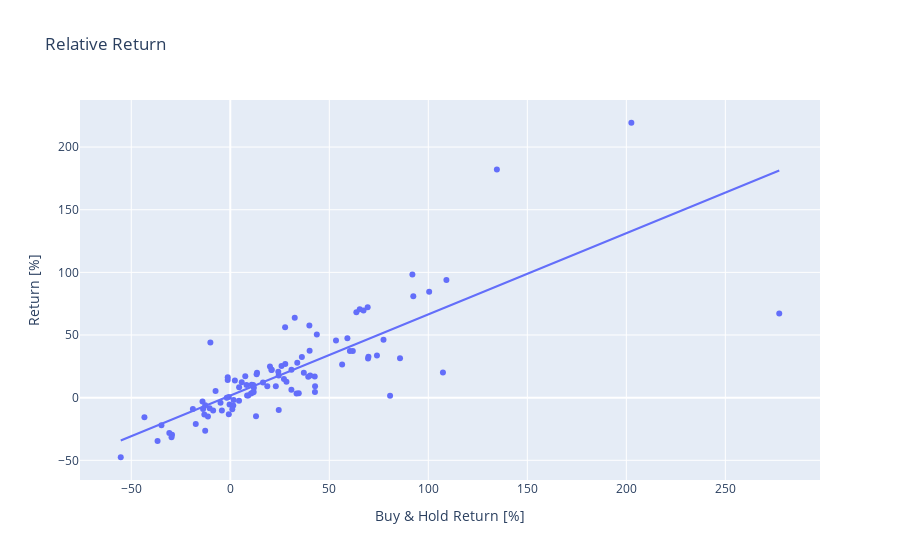

Notebook code cell kept with this figure:
### Code cell
fig = px.scatter(performance,x='Buy & Hold Return [%]',y= 'Return [%]',range_color=[-50,50],color_continuous_scale=["red", "white", "green"], trendline="ols",hover_data=[performance.index],title='Relative Return')

fig.show()
fig.write_html('checkpoint\VERY_GOOD\graph/relative_return.html')
